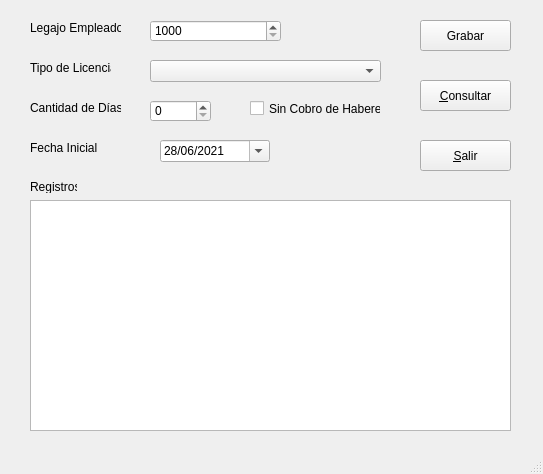
<?xml version="1.0" encoding="UTF-8"?>
<ui version="4.0">
 <class>frmCarga</class>
 <widget class="QMainWindow" name="frmCarga">
  <property name="geometry">
   <rect>
    <x>0</x>
    <y>0</y>
    <width>543</width>
    <height>474</height>
   </rect>
  </property>
  <property name="windowTitle">
   <string>Licencias</string>
  </property>
  <widget class="QWidget" name="centralwidget">
   <widget class="QLabel" name="label">
    <property name="geometry">
     <rect>
      <x>30</x>
      <y>20</y>
      <width>91</width>
      <height>16</height>
     </rect>
    </property>
    <property name="text">
     <string>Legajo Empleado</string>
    </property>
   </widget>
   <widget class="QLabel" name="label_2">
    <property name="geometry">
     <rect>
      <x>30</x>
      <y>60</y>
      <width>81</width>
      <height>16</height>
     </rect>
    </property>
    <property name="text">
     <string>Tipo de Licencia</string>
    </property>
   </widget>
   <widget class="QLabel" name="label_3">
    <property name="geometry">
     <rect>
      <x>30</x>
      <y>100</y>
      <width>91</width>
      <height>16</height>
     </rect>
    </property>
    <property name="text">
     <string>Cantidad de Días</string>
    </property>
   </widget>
   <widget class="QComboBox" name="cmbTipo">
    <property name="geometry">
     <rect>
      <x>150</x>
      <y>60</y>
      <width>231</width>
      <height>22</height>
     </rect>
    </property>
   </widget>
   <widget class="QSpinBox" name="spnDias">
    <property name="geometry">
     <rect>
      <x>150</x>
      <y>100</y>
      <width>61</width>
      <height>22</height>
     </rect>
    </property>
    <property name="maximum">
     <number>99</number>
    </property>
   </widget>
   <widget class="QCheckBox" name="chkSinHaberes">
    <property name="geometry">
     <rect>
      <x>250</x>
      <y>100</y>
      <width>131</width>
      <height>17</height>
     </rect>
    </property>
    <property name="text">
     <string>Sin Cobro de Haberes</string>
    </property>
   </widget>
   <widget class="QPlainTextEdit" name="txtRegistros">
    <property name="geometry">
     <rect>
      <x>30</x>
      <y>200</y>
      <width>481</width>
      <height>231</height>
     </rect>
    </property>
   </widget>
   <widget class="QLabel" name="label_4">
    <property name="geometry">
     <rect>
      <x>30</x>
      <y>180</y>
      <width>47</width>
      <height>13</height>
     </rect>
    </property>
    <property name="text">
     <string>Registros</string>
    </property>
   </widget>
   <widget class="QPushButton" name="btnGrabar">
    <property name="geometry">
     <rect>
      <x>420</x>
      <y>20</y>
      <width>91</width>
      <height>31</height>
     </rect>
    </property>
    <property name="text">
     <string>Grabar</string>
    </property>
   </widget>
   <widget class="QPushButton" name="btnConsultar">
    <property name="geometry">
     <rect>
      <x>420</x>
      <y>80</y>
      <width>91</width>
      <height>31</height>
     </rect>
    </property>
    <property name="text">
     <string>&amp;Consultar</string>
    </property>
   </widget>
   <widget class="QPushButton" name="btnSalir">
    <property name="geometry">
     <rect>
      <x>420</x>
      <y>140</y>
      <width>91</width>
      <height>31</height>
     </rect>
    </property>
    <property name="text">
     <string>&amp;Salir</string>
    </property>
   </widget>
   <widget class="QLabel" name="label_5">
    <property name="geometry">
     <rect>
      <x>30</x>
      <y>140</y>
      <width>71</width>
      <height>16</height>
     </rect>
    </property>
    <property name="text">
     <string>Fecha Inicial</string>
    </property>
   </widget>
   <widget class="QDateEdit" name="datFecha">
    <property name="geometry">
     <rect>
      <x>160</x>
      <y>140</y>
      <width>110</width>
      <height>22</height>
     </rect>
    </property>
    <property name="dateTime">
     <datetime>
      <hour>0</hour>
      <minute>0</minute>
      <second>0</second>
      <year>2021</year>
      <month>6</month>
      <day>28</day>
     </datetime>
    </property>
    <property name="minimumDate">
     <date>
      <year>2021</year>
      <month>6</month>
      <day>28</day>
     </date>
    </property>
    <property name="displayFormat">
     <string>dd/MM/yyyy</string>
    </property>
    <property name="calendarPopup">
     <bool>true</bool>
    </property>
   </widget>
   <widget class="QSpinBox" name="spnLegajo">
    <property name="geometry">
     <rect>
      <x>150</x>
      <y>20</y>
      <width>131</width>
      <height>22</height>
     </rect>
    </property>
    <property name="minimum">
     <number>1000</number>
    </property>
    <property name="maximum">
     <number>1021</number>
    </property>
   </widget>
  </widget>
  <widget class="QMenuBar" name="menubar">
   <property name="geometry">
    <rect>
     <x>0</x>
     <y>0</y>
     <width>543</width>
     <height>21</height>
    </rect>
   </property>
  </widget>
  <widget class="QStatusBar" name="statusbar"/>
 </widget>
 <resources/>
 <connections/>
</ui>
